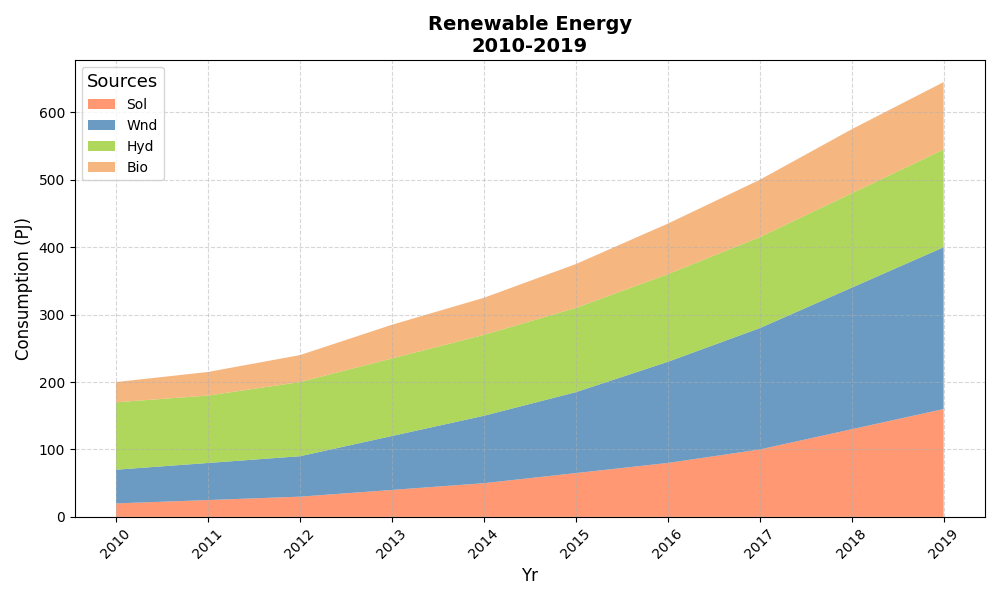

The Python source for this figure:
import matplotlib.pyplot as plt
import numpy as np

years = np.arange(2010, 2020)
solar_energy = [20, 25, 30, 40, 50, 65, 80, 100, 130, 160]
wind_energy = [50, 55, 60, 80, 100, 120, 150, 180, 210, 240]
hydro_energy = [100, 100, 110, 115, 120, 125, 130, 135, 140, 145]
bioenergy = [30, 35, 40, 50, 55, 65, 75, 85, 95, 100]

energy_data = np.vstack([solar_energy, wind_energy, hydro_energy, bioenergy])

fig, ax = plt.subplots(figsize=(10, 6))

ax.stackplot(years, energy_data, labels=['Sol', 'Wnd', 'Hyd', 'Bio'],
             colors=['#ff7f50', '#4682b4', '#9acd32', '#f4a460'], alpha=0.8)

ax.set_title('Renewable Energy\n2010-2019', fontsize=14, fontweight='bold')
ax.set_xlabel('Yr', fontsize=12)
ax.set_ylabel('Consumption (PJ)', fontsize=12)
ax.grid(True, linestyle='--', alpha=0.5)
ax.legend(loc='upper left', title='Sources', fontsize=10, title_fontsize='13')

plt.xticks(years, rotation=45)
plt.tight_layout()
plt.show()
